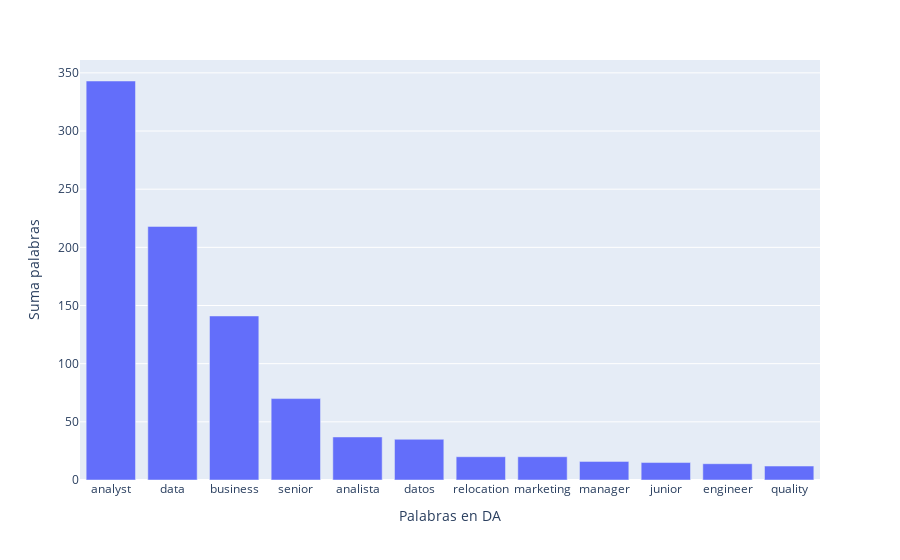

Here is the notebook cell this chart was saved with:
### Code cell
fig = px.bar(df_puesto_da, x='Palabras en DA', y='Suma palabras',
            labels={'x':'Palabras en DA', 'y':'Suma palabras'})
fig.show()

### Figure 1 — Plotly figure (JSON) as saved in the notebook; plotly's stock layout.template omitted (floating-point values rounded to 4 significant figures)
{"data": [{"alignmentgroup": "True", "hovertemplate": "Palabras en DA=%{x}<br>Suma palabras=%{y}<extra></extra>", "legendgroup": "", "marker": {"color": "#636efa"}, "name": "", "offsetgroup": "", "orientation": "v", "showlegend": false, "textposition": "auto", "type": "bar", "x": ["analyst", "data", "business", "senior", "analista", "datos", "relocation", "marketing", "manager", "junior", "engineer", "quality"], "xaxis": "x", "y": [343, 218, 141, 70, 37, 35, 20, 20, 16, 15, 14, 12], "yaxis": "y"}], "layout": {"barmode": "relative", "legend": {"tracegroupgap": 0}, "margin": {"t": 60}, "xaxis": {"anchor": "y", "domain": [0, 1], "title": {"text": "Palabras en DA"}}, "yaxis": {"anchor": "x", "domain": [0, 1], "title": {"text": "Suma palabras"}}}}
